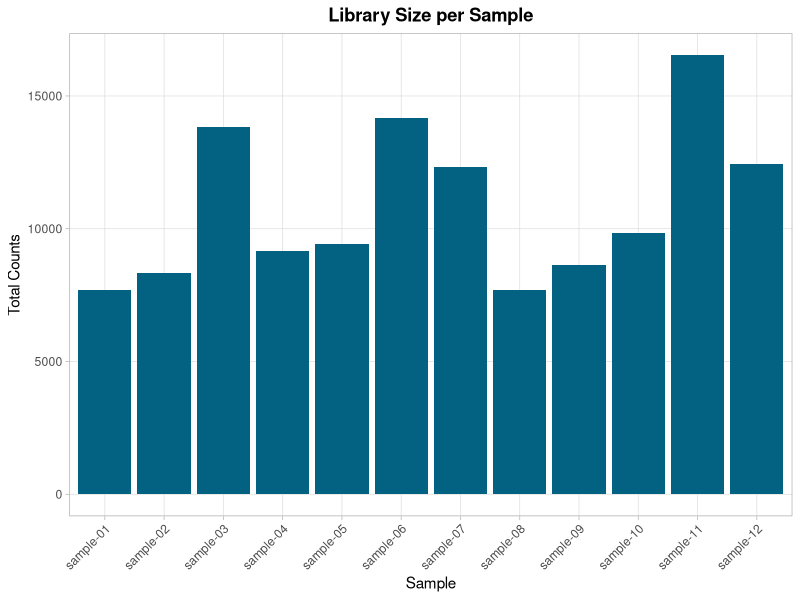
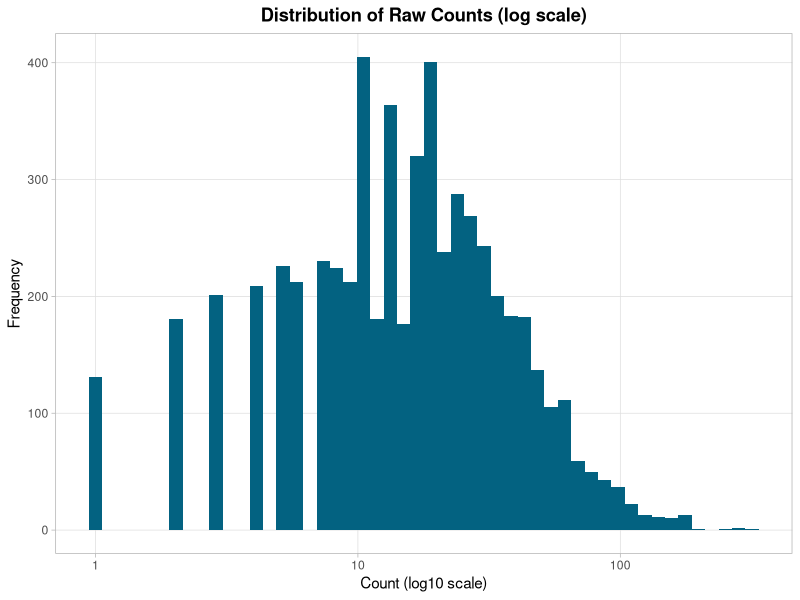
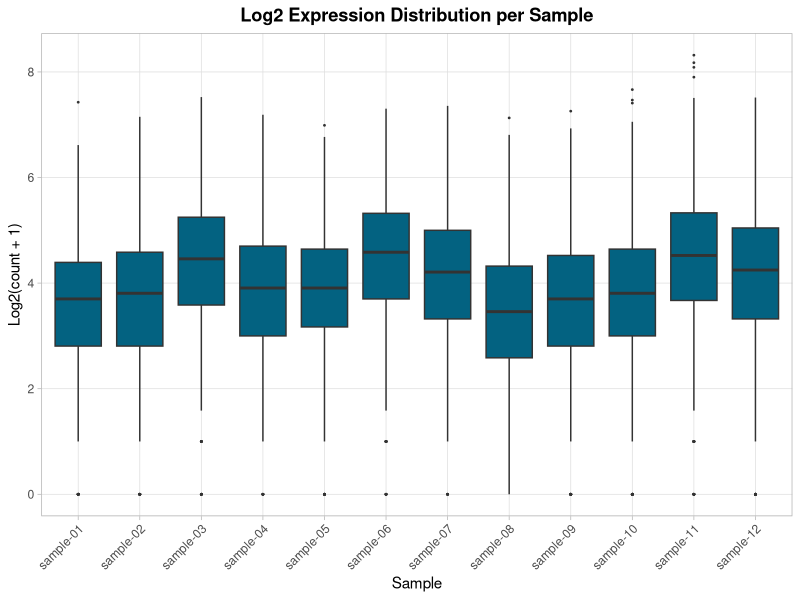

Write the R code that produced these figures, in order.
## ---- chunk 1
counts <- readr::read_csv("data/demo-counts.csv", show_col_types = FALSE)

dim(counts)
## ---- chunk 2
all(sapply(counts[-1], is.numeric))
## ---- chunk 3
library_sizes <- colSums(counts[-1])

library_sizes
## ---- chunk 4
library_df <- tibble::tibble(
  sample = names(library_sizes),
  library_size = library_sizes
)

ggplot2::ggplot(library_df, ggplot2::aes(x = sample, y = library_size)) +
  ggplot2::geom_col(fill = "#036281") +
  ggplot2::labs(
    title = "Library Size per Sample",
    x = "Sample",
    y = "Total Counts"
  ) +
  ggplot2::theme_light() +
  ggplot2::theme(
    plot.title = ggplot2::element_text(hjust = 0.5, face = "bold"),
    plot.subtitle = ggplot2::element_text(hjust = 0.5),
    panel.grid.minor = ggplot2::element_blank(),
    legend.position = "right",
    axis.text.x = ggplot2::element_text(angle = 45, hjust = 1)
  )
## ---- chunk 5
raw_values <- as.vector(as.matrix(counts[-1]))

ggplot2::ggplot(
  data.frame(count = raw_values),
  ggplot2::aes(x = count)
) +
  ggplot2::geom_histogram(bins = 50, fill = "#036281") +
  ggplot2::scale_x_continuous(trans = "log10") +
  ggplot2::labs(
    title = "Distribution of Raw Counts (log scale)",
    x = "Count (log10 scale)",
    y = "Frequency"
  ) +
  ggplot2::theme_light() +
  ggplot2::theme(
    plot.title = ggplot2::element_text(hjust = 0.5, face = "bold"),
    plot.subtitle = ggplot2::element_text(hjust = 0.5),
    panel.grid.minor = ggplot2::element_blank(),
    legend.position = "right"
  )
## ---- chunk 6
log_counts <- log2(counts[-1] + 1)
## ---- chunk 7
log_df <- tidyr::pivot_longer(
  data.frame(sample = colnames(log_counts), t(log_counts)),
  cols = -sample,
  names_to = "gene",
  values_to = "log_expression"
)

ggplot2::ggplot(log_df, ggplot2::aes(x = sample, y = log_expression)) +
  ggplot2::geom_boxplot(fill = "#036281", outlier.size = 0.3) +
  ggplot2::labs(
    title = "Log2 Expression Distribution per Sample",
    x = "Sample",
    y = "Log2(count + 1)"
  ) +
  ggplot2::theme_light() +
  ggplot2::theme(
    plot.title = ggplot2::element_text(hjust = 0.5, face = "bold"),
    plot.subtitle = ggplot2::element_text(hjust = 0.5),
    panel.grid.minor = ggplot2::element_blank(),
    legend.position = "right",
    axis.text.x = ggplot2::element_text(angle = 45, hjust = 1)
  )
## ---- chunk 8
min_count_threshold <- 10

keep_genes <- rowSums(counts[-1] >= min_count_threshold) >= 3

sum(keep_genes)
## ---- chunk 9
filtered_counts <- counts[keep_genes, ]

dim(filtered_counts)
